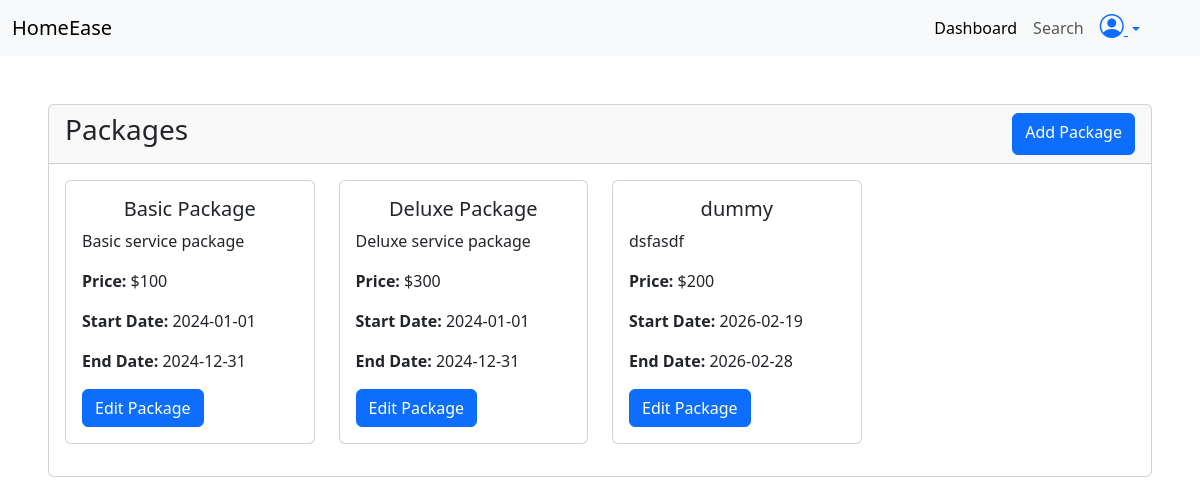
Page /professional/dashboard (signed in) on the committed database.
### application/models.py (models this page shows)
class Package(db.Model):
    id = db.Column(db.Integer, primary_key =True , autoincrement=True)
    title = db.Column(db.String, unique=True , nullable=False)
    price = db.Column(db.String , nullable=False)
    description= db.Column(db.String , nullable=False)
    prof_id = db.Column(db.Integer ,db.ForeignKey("professional.id") , nullable=False )
    status = db.Column(db.String, nullable=False)
    start_date = db.Column(db.Date , nullable =False)
    end_date = db.Column(db.Date , nullable =False)
    bookings = db.relationship("Booking", backref="package", lazy=True)

### application/routes.py (the view)
@app.route("/professional/dashboard")
@login_required
def professional_dashboard():
    packages = db.session.query(Package).filter_by(prof_id=current_user.id).all()
    return render_template("professional/dashboard.html" , cu=current_user, packages=packages)

### app.py (called while the page is built)
def create_app():
    app = Flask(__name__ , )
    app.config["SQLALCHEMY_DATABASE_URI"] = "sqlite:///mydb.sqlite3"
    app.config["SECRET_KEY"] = "mysecretkey"
    db.init_app(app)
    login_manager = LoginManager(app)
    @login_manager.user_loader
    def load_user(email):
        user= db.session.query(Customer).filter_by(email=email).first() or \
        db.session.query(Professional).filter_by(email=email).first() or \
        db.session.query(Admin).filter_by(email=email).first()
        return user
    app.app_context().push()
    return app

### templates/professional/dashboard.html (shortened to what this page needs)
<!DOCTYPE html>
<html lang="en">
<head>
    <link href="https://cdn.jsdelivr.net/npm/bootstrap@5.3.8/dist/css/bootstrap.min.css" rel="stylesheet"
>
    <link rel="stylesheet" href="https://cdn.jsdelivr.net/npm/bootstrap-icons@1.13.1/font/bootstrap-icons.min.css">
</head>
<body>
    <nav class="navbar navbar-expand-lg bg-body-tertiary">
        <div class="container-fluid">
            <a class="navbar-brand" href="#">HomeEase</a>
            <div class="collapse navbar-collapse" id="navbarNav">
                <ul class="navbar-nav ms-auto me-5">
                    <li class="nav-item">
                        <a class="nav-link active" aria-current="page" href="#">Dashboard</a>
                    </li>
                    <li class="nav-item me-2">
                        <a class="nav-link" href="#">Search</a>
                    </li>
                    <li class="nav-item ">
                        <div class="dropdown">
                            <a class="dropdown-toggle" href="#" data-bs-toggle="dropdown" aria-expanded="false">
                                <i class="bi bi-person-circle fs-4"></i>
                            </a>
                        </div>
                    </li>
                </ul>
            </div>
        </div>
    </nav>
    <div class="card mt-5 ms-5 me-5">
        <div class="card-header">
            <div class="d-flex d-inline">
                <h3>Packages</h3>
                <a  type="button" class="btn btn-primary ms-auto" data-bs-toggle="modal"
                    data-bs-target="#addPackageModal">
                    Add Package
                </a>
            </div>
        </div>
        <div class="card-body">
            <div class="row ">
                {% for package in packages %}
                <div class="col-3 ">
                    <div class="card mb-3">
                        <div class="card-body">
                            <h5 class="card-title text-center">{{ package.title }}</h5>
                            <p class="card-text">{{ package.description }}</p>
                            <p class="card-text"><strong>Price:</strong> ${{ package.price }}</p>
                            <p class="card-text"><strong>Start Date:</strong> {{ package.start_date }}</p>
                            <p class="card-text"><strong>End Date:</strong> {{ package.end_date }}</p>
                            <a  type="button" class="btn btn-primary ms-auto"
                                data-bs-toggle="modal" data-bs-target="#editpack{{ package.id }}">
                                Edit Package
                            </a>
                        </div>
                    </div>
                </div>
                {% endfor %}
            </div>
        </div>
    </div>
</body>
</html>

### rows in the picture
Package: title "Basic Package", description "Basic service package", price "100", start_date "2024-01-01", end_date "2024-12-31"
Package: title "Deluxe Package", description "Deluxe service package", price "300", start_date "2024-01-01", end_date "2024-12-31"
Package: title "dummy", description "dsfasdf", price "200", start_date "2026-02-19", end_date "2026-02-28"
